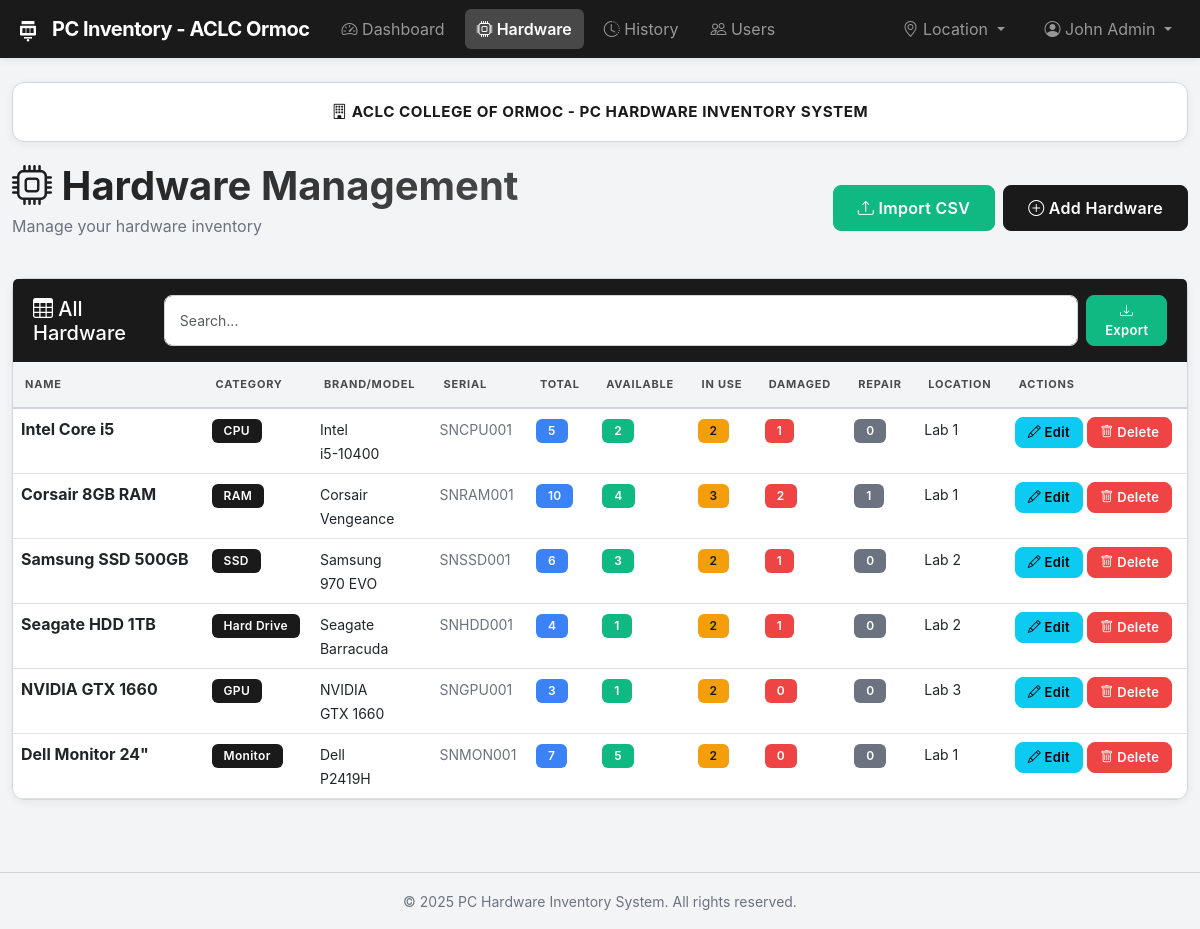
The app's page /pages/hardware.php (signed in) with its own data.
### tables this page shows
CREATE TABLE IF NOT EXISTS hardware (
    id INT AUTO_INCREMENT PRIMARY KEY,
    name VARCHAR(255) NOT NULL,
    category_id INT NOT NULL,
    type VARCHAR(100),
    brand VARCHAR(100),
    model VARCHAR(100),
    serial_number VARCHAR(100),
    total_quantity INT DEFAULT 0,
    unused_quantity INT DEFAULT 0,
    in_use_quantity INT DEFAULT 0,
    damaged_quantity INT DEFAULT 0,
    repair_quantity INT DEFAULT 0,
    location VARCHAR(100),
    date_added TIMESTAMP DEFAULT CURRENT_TIMESTAMP,
    FOREIGN KEY (category_id) REFERENCES categories(id)
);

CREATE TABLE IF NOT EXISTS categories (
    id INT AUTO_INCREMENT PRIMARY KEY,
    name VARCHAR(100) NOT NULL UNIQUE,         
    description VARCHAR(255)
);

### config/security.php (called while the page is built, shortened)
<?php
function escapeOutput($data) {
    return htmlspecialchars($data, ENT_QUOTES, 'UTF-8');
}
?>

### pages/hardware.php (the view, shortened to what this page needs)
<?php
require_once '../config/security.php';
$conn = getDBConnection();
$hardware = [];
$result = $conn->query("SELECT h.*, c.name as category_name FROM hardware h
                       LEFT JOIN categories c ON h.category_id = c.id
                       ORDER BY h.date_added DESC");
while ($row = $result->fetch_assoc()) {
    $hardware[] = $row;
}
include '../includes/header.php';
?>
<div class="row mb-4">
    <div class="col-12">
        <div class="system-branding">
            <h6><i class="bi bi-building"></i> ACLC COLLEGE OF ORMOC - PC HARDWARE INVENTORY SYSTEM</h6>
        </div>
        <div class="d-flex flex-column flex-md-row justify-content-between align-items-start align-items-md-center">
            <div class="mb-3 mb-md-0">
                <h1 class="text-gradient mb-1">
                    <i class="bi bi-cpu"></i> Hardware Management
                </h1>
                <p class="text-muted">Manage your hardware inventory</p>
            </div>
            <div class="d-flex gap-2">
                <button class="btn btn-success" data-bs-toggle="modal" data-bs-target="#importCSVModal">
                    <i class="bi bi-upload"></i> Import CSV
                </button>
                <button class="btn btn-primary" data-bs-toggle="modal" data-bs-target="#addHardwareModal">
                    <i class="bi bi-plus-circle"></i> Add Hardware
                </button>
            </div>
        </div>
    </div>
</div>
<div class="card table-card">
    <div class="card-header d-flex flex-column flex-md-row justify-content-between align-items-start align-items-md-center">
        <h5 class="mb-2 mb-md-0"><i class="bi bi-table"></i> All Hardware</h5>
        <div class="d-flex gap-2 w-100 w-md-auto">
            <input type="text" id="searchInput" class="form-control form-control-sm flex-grow-1" placeholder="Search..."
                   onkeyup="searchTable('searchInput', 'hardwareTable')">
            <button class="btn btn-sm btn-success" onclick="exportTableToCSV('hardwareTable', 'hardware_inventory.csv')">
                <i class="bi bi-download"></i><span class="d-none d-sm-inline"> Export</span>
            </button>
        </div>
    </div>
    <div class="card-body p-0">
        <div class="table-responsive">
            <table class="table table-hover mb-0" id="hardwareTable">
                <thead>
                    <tr>
                        <th>Name</th>
                        <th class="d-none d-md-table-cell">Category</th>
                        <th class="d-none d-lg-table-cell">Brand/Model</th>
                        <th class="d-none d-lg-table-cell">Serial</th>
                        <th>Total</th>
                        <th>Available</th>
                        <th class="d-none d-md-table-cell">In Use</th>
                        <th class="d-none d-lg-table-cell">Damaged</th>
                        <th class="d-none d-lg-table-cell">Repair</th>
                        <th class="d-none d-lg-table-cell">Location</th>
                        <th>Actions</th>
                    </tr>
                </thead>
                <tbody>
                    <?php if (empty($hardware)): ?>
                    <tr>
                        <td colspan="11" class="text-center text-muted py-4">No hardware found</td>
                    </tr>
                    <?php else: ?>
                    <?php foreach ($hardware as $item): ?>
                    <tr>
                        <td>
                            <strong><?php echo escapeOutput($item['name']); ?></strong>
                        </td>
                        <td class="d-none d-md-table-cell"><span class="badge bg-primary"><?php echo escapeOutput($item['category_name']); ?></span></td>
                        <td class="d-none d-lg-table-cell">
                            <small>
                                <?php echo escapeOutput($item['brand'] ?: '-'); ?><br>
                                <?php echo escapeOutput($item['model'] ?: '-'); ?>
                            </small>
                        </td>
                        <td class="d-none d-lg-table-cell"><small class="text-muted"><?php echo escapeOutput($item['serial_number'] ?: '-'); ?></small></td>
                        <td><span class="badge bg-info"><?php echo $item['total_quantity']; ?></span></td>
                        <td><span class="badge bg-success"><?php echo $item['unused_quantity']; ?></span></td>
                        <td class="d-none d-md-table-cell"><span class="badge bg-warning"><?php echo $item['in_use_quantity']; ?></span></td>
                        <td class="d-none d-lg-table-cell"><span class="badge bg-danger"><?php echo $item['damaged_quantity']; ?></span></td>
                        <td class="d-none d-lg-table-cell"><span class="badge bg-secondary"><?php echo $item['repair_quantity']; ?></span></td>
                        <td class="d-none d-lg-table-cell"><small><?php echo escapeOutput($item['location'] ?: '-'); ?></small></td>
                        <td>
                            <button class="btn btn-sm btn-info" onclick='editHardware(<?php echo json_encode($item); ?>)'>
                                <i class="bi bi-pencil"></i><span class="d-none d-sm-inline"> Edit</span>
                            </button>
                            <a href="?delete=<?php echo $item['id']; ?>" class="btn btn-sm btn-danger"
                               onclick="return confirmDelete('Are you sure you want to delete this hardware?')">
                                <i class="bi bi-trash"></i><span class="d-none d-sm-inline"> Delete</span>
                            </a>
                        </td>
                    </tr>
                    <?php endforeach; ?>
                    <?php endif; ?>
                </tbody>
            </table>
        </div>
    </div>
</div>
<?php include '../includes/footer.php'; ?>

### assets/css/style.css (style rules this page uses)
:root { --primary-dark: #1a1a1a; --primary-black: #000000; --secondary-gray: #4a4a4a; --light-gray: #e5e7eb; --lighter-gray: #f3f4f6; --white: #ffffff; --accent-gray: #6b7280; --border-gray: #d1d5db; --success-green: #10b981; --warning-amber: #f59e0b; --danger-red: #ef4444; --info-blue: #3b82f6; }
body { font-family: -apple-system, BlinkMacSystemFont, 'Segoe UI', Roboto, 'Helvetica Neue', Arial, sans-serif; background-color: var(--lighter-gray); min-height: 100vh; color: var(--primary-dark); }
.table-card { border-radius: 12px; border: 1px solid var(--border-gray); box-shadow: 0 2px 8px rgba(0, 0, 0, 0.06); background: var(--white); }
.table-card .card-header { background: var(--primary-dark); color: var(--white); font-weight: 600; border: none; padding: 16px 20px; }
.table-responsive { border-radius: 0 0 12px 12px; }
.table thead th { background-color: var(--lighter-gray); border-bottom: 2px solid var(--border-gray); font-weight: 700; text-transform: uppercase; font-size: 11px; letter-spacing: 0.8px; color: var(--secondary-gray); padding: 14px 12px; }
.table tbody tr { transition: background-color 0.2s; }
.badge { padding: 6px 12px; font-weight: 600; border-radius: 6px; font-size: 12px; letter-spacing: 0.3px; }
.btn { border-radius: 8px; font-weight: 600; padding: 10px 24px; transition: all 0.2s; letter-spacing: 0.3px; }
.btn-sm { padding: 5px 12px; font-size: 13px; }
.form-control, .form-select { border-radius: 8px; border: 1px solid var(--border-gray); padding: 10px 15px; background-color: var(--white); color: var(--primary-dark); }
.text-gradient { background: linear-gradient(135deg, var(--primary-dark) 0%, var(--secondary-gray) 100%); -webkit-background-clip: text; -webkit-text-fill-color: transparent; background-clip: text; font-weight: 700; }
.btn-primary { background-color: var(--primary-dark); border-color: var(--primary-dark); color: var(--white); }
.btn-danger { background-color: var(--danger-red); border-color: var(--danger-red); }
.btn-success { background-color: var(--success-green); border-color: var(--success-green); }
.text-muted { color: var(--accent-gray) !important; }
.bg-primary { background-color: var(--primary-dark) !important; }
.bg-secondary { background-color: var(--accent-gray) !important; }
.badge.bg-primary { background-color: var(--primary-dark) !important; color: var(--white); }
.badge.bg-secondary { background-color: var(--accent-gray) !important; color: var(--white); }
.badge.bg-success { background-color: var(--success-green) !important; color: var(--white); }
.badge.bg-warning { background-color: var(--warning-amber) !important; color: var(--primary-dark); }
.badge.bg-danger { background-color: var(--danger-red) !important; color: var(--white); }
.badge.bg-info { background-color: var(--info-blue) !important; color: var(--white); }
.system-branding { text-align: center; margin-bottom: 20px; padding: 20px; background: var(--white); border-radius: 12px; border: 1px solid var(--border-gray); box-shadow: 0 2px 8px rgba(0, 0, 0, 0.06); }
.system-branding h6 { margin: 0; font-weight: 700; color: var(--primary-dark); font-size: 0.95rem; letter-spacing: 0.5px; }

### records on screen
hardware: name "Intel Core i5", category.name "CPU", brand "Intel", model "i5-10400", serial_number "SNCPU001", total_quantity "5", unused_quantity "2", in_use_quantity "2", damaged_quantity "1", repair_quantity "0", location "Lab 1"
hardware: name "Corsair 8GB RAM", category.name "RAM", brand "Corsair", model "Vengeance", serial_number "SNRAM001", total_quantity "10", unused_quantity "4", in_use_quantity "3", damaged_quantity "2", repair_quantity "1", location "Lab 1"
hardware: name "Samsung SSD 500GB", category.name "SSD", brand "Samsung", model "970 EVO", serial_number "SNSSD001", total_quantity "6", unused_quantity "3", in_use_quantity "2", damaged_quantity "1", repair_quantity "0", location "Lab 2"
hardware: name "Seagate HDD 1TB", category.name "Hard Drive", brand "Seagate", model "Barracuda", serial_number "SNHDD001", total_quantity "4", unused_quantity "1", in_use_quantity "2", damaged_quantity "1", repair_quantity "0", location "Lab 2"
hardware: name "NVIDIA GTX 1660", category.name "GPU", brand "NVIDIA", model "GTX 1660", serial_number "SNGPU001", total_quantity "3", unused_quantity "1", in_use_quantity "2", damaged_quantity "0", repair_quantity "0", location "Lab 3"
hardware: name "Dell Monitor 24\"", category.name "Monitor", brand "Dell", model "P2419H", serial_number "SNMON001", total_quantity "7", unused_quantity "5", in_use_quantity "2", damaged_quantity "0", repair_quantity "0", location "Lab 1"

### other values on screen
escapeOutput($_SESSION['full_name']) "John Admin"
